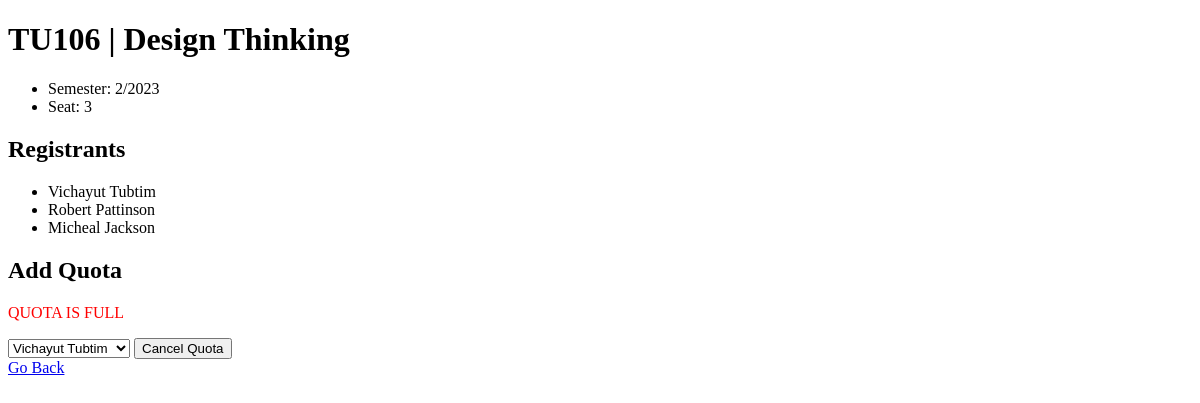
The page /courses/14 on the database as committed earlier.
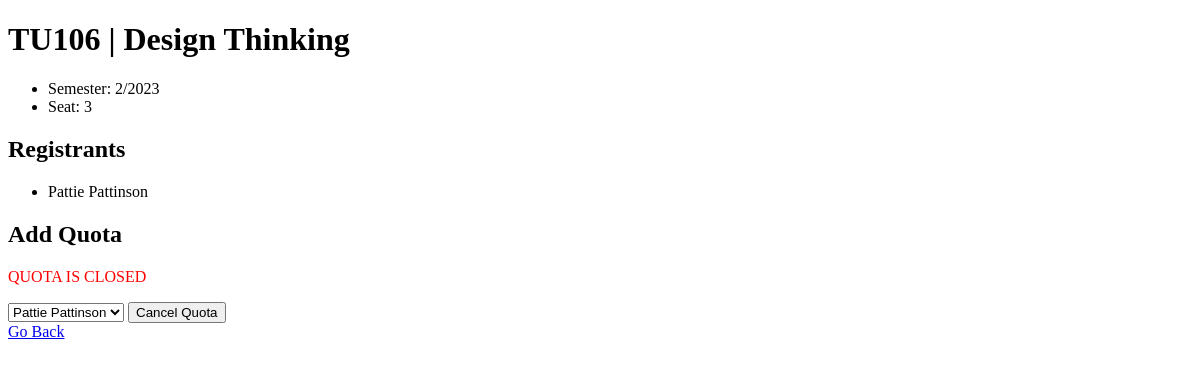
The same page on the database as committed later.
### courses/models.py (models this page shows)
class Enrolment(models.Model):
    first_name = models.CharField(max_length=64)
    last_name = models.CharField(max_length=64)
    courses = models.ManyToManyField(Course, blank=True, related_name='enrolments')
    def __str__(self):
        return f"{self.first_name} {self.last_name}"

### courses/views.py (the view)
# urls.py: path('<int:course_id>', views.courseInfo, name='course'),
def courseInfo(request, course_id):
    course = Course.objects.get(pk=course_id)
    return render(request, 'courses/course.html', {
        'course': course,
        'enrolments': course.enrolments.all(),
        'nonenrolments': Enrolment.objects.exclude(courses=course).all(),
    })

### courses/templates/courses/course.html (shortened to what this page needs)
{% extends 'courses/layout.html' %}
{% block body %}
<h1>{{ course.course_code }} | {{ course.course_name }}</h1>
<ul>
    <li>Semester: {{ course.semester }}/{{ course.year }}</li>
    <li>Seat: {{ course.seat }}</li>
</ul>
<h2>Registrants</h2>
<ul>
    {% for enrolment in enrolments %}
    <li>{{ enrolment }}</li>
    {% empty %}
    <li>No registrants.</li>
    {% endfor %}
</ul>
<h2>Add Quota</h2>
{% if course.enrolments.count != course.seat and course.quota == 'OPEN' %}
<form action="{% url 'enroll' course.id %}" method="post">
    {% csrf_token %}
    <select name="enrolment">
        {% for enrolment in nonenrolments %}
        <option value="{{ enrolment.id }}">{{ enrolment }}</option>
        {% endfor %}
    </select>
    <input type="submit" value="Add Quota">
</form>
{% elif course.enrolments.count != course.seat and course.quota == 'CLOSED' %}
<p style="color:red">QUOTA IS CLOSED</p>
{% else %}
<p style="color:red">QUOTA IS FULL</p>
{% endif %}
<form action="{% url 'cancel' course.id %}" method="post">
    <select name="enrolment">
        {% for enrolment in enrolments %}
        <option value="{{ enrolment.id }}">{{ enrolment }}</option>
        {% endfor %}
    </select>
    <input type="submit" value="Cancel Quota">
</form>
<a href="{% url 'courses' %}">Go Back</a>
{% endblock %}

Rows that differ between the two databases and show on the page:
no longer on this page (row unchanged): Enrolment: first_name+last_name "Vichayut Tubtim"
no longer on this page (row unchanged): Enrolment: first_name+last_name "Robert Pattinson"
no longer on this page (row unchanged): Enrolment: first_name+last_name "Micheal Jackson"
changed Course "TU106": quota "OPEN" → "CLOSED" (drawn)
added Enrolment: first_name+last_name "Pattie Pattinson"
Other text that changed with them:
form field enrolment: "Vichayut Tubtim" → "Pattie Pattinson"
text no longer shown: "QUOTA IS FULL"
text now shown: "QUOTA IS CLOSED"
